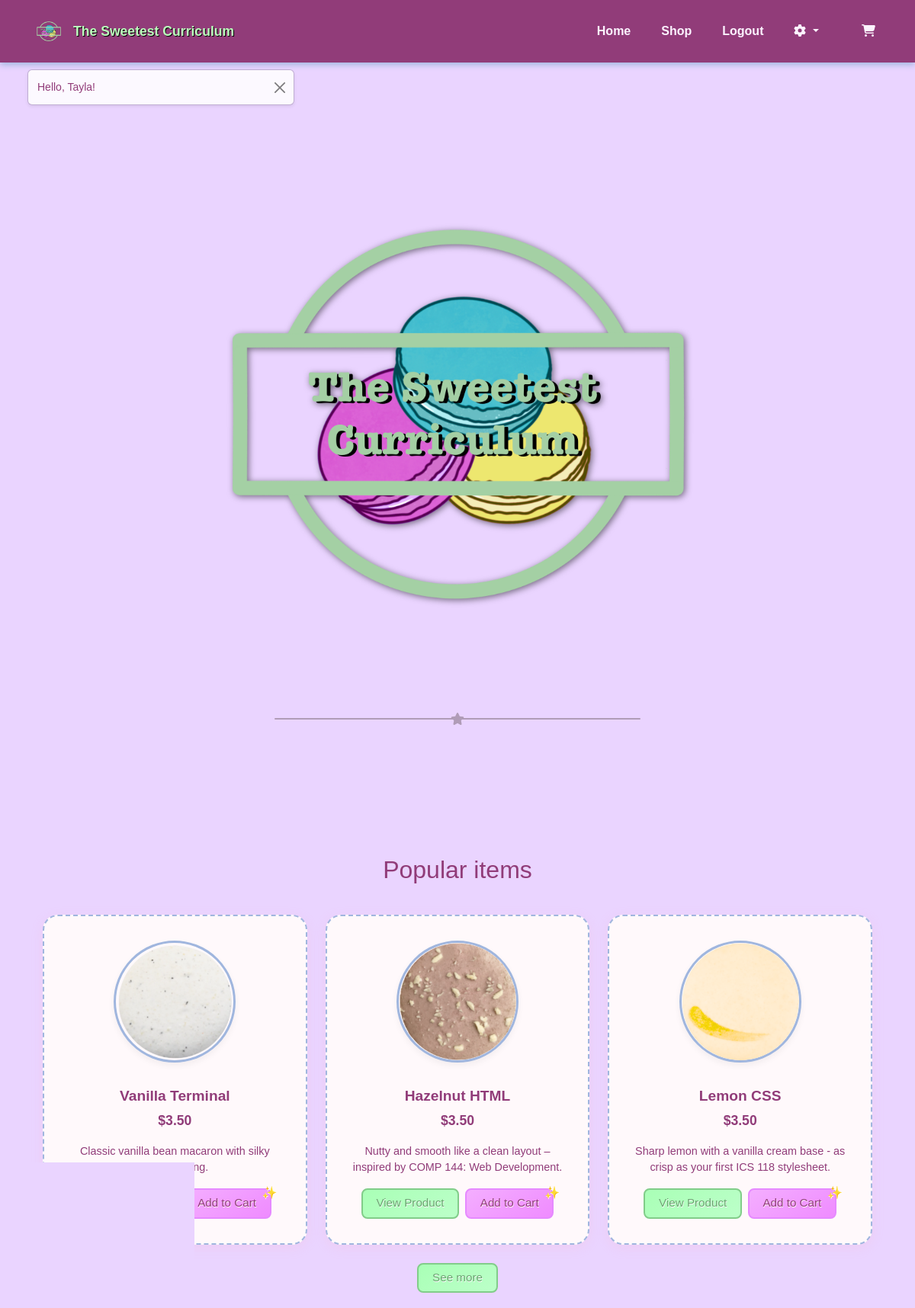
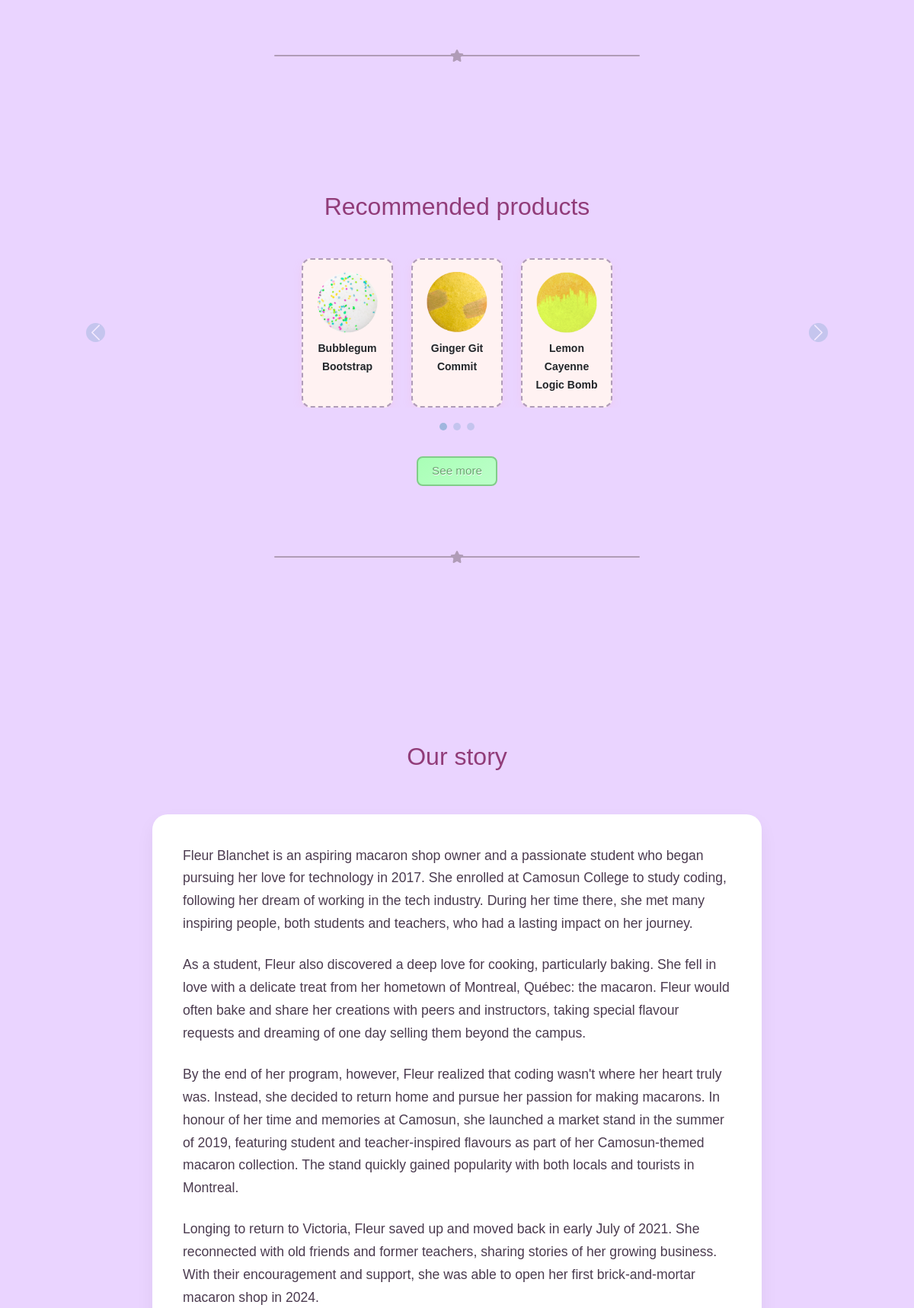
The page / (signed in, upper part) on the database its author committed (2 pictures, top to bottom).
### tables this page shows
CREATE TABLE products (
    product_id INT PRIMARY KEY AUTO_INCREMENT,
    productName VARCHAR(100) NOT NULL,
    price DECIMAL(10,2) NOT NULL,
    imageURL TEXT,
    description TEXT NOT NULL
);

### index.php (the view, shortened to what this page needs)
<?php
include 'includes/header.php';
include 'database/db.php';
?>
<body class="index-body">
<?php if (isset($_SESSION['login_flash'])): ?>
  <div class="home-toast toast-container p-3" style="z-index: 2;">
    <div class="toast show align-items-center shadow-sm" role="alert" aria-live="assertive" aria-atomic="true" data-bs-autohide="true" data-bs-delay="4000">
      <div class="d-flex">
        <div class="toast-body">
          <?= htmlspecialchars($_SESSION['login_flash']) ?>
        </div>
        <button type="button" class="btn-close me-2 m-auto" data-bs-dismiss="toast" aria-label="Close"></button>
      </div>
    </div>
  </div>
<?php endif; ?>
        <section id="shop-screen" class="min-vh-100 d-flex flex-column justify-content-center align-items-center text-center text-white position-relative overflow-hidden">
        <div class="slideshow-container position-absolute w-100 h-100" style="z-index: 0;">
        </div>
        <a href="store.php">
            <img src="assets/images/logo.png" id="logo-index" alt="Site Logo">
        </a>
    </section>
    <div class="divider-container">
            <div class="divider-line"> <i class="fa-solid fa-star divider-star"></i> </div>
        </div>
    <section id = "popular-items" class="min-vh-50 d-flex flex-column justify-content-center align-items-center text-center text-white position-relative">
        <h2 class = "index-header">Popular items</h2>
        <div class="p-3 m-3 text-danger border-dotted">
            <?php
            $recommended = "
            SELECT
                p.product_id,
                p.productName,
                p.imageURL,
                p.description,
                p.price,
                SUM(oi.quantity) AS total_quantity_ordered
            FROM
                order_items oi
            JOIN
                products p ON oi.product_id = p.product_id
            GROUP BY
                p.product_id, p.productName, p.imageURL, p.description, p.price
            ORDER BY
                total_quantity_ordered DESC
            LIMIT 3";
            $popular = mysqli_query($dbc, $recommended);
            $random_ids = "SELECT * FROM products ORDER BY RAND() LIMIT 9";
            $result = mysqli_query($dbc, $random_ids);
            $recommended_products = [];
            if ($result && mysqli_num_rows($result) > 0) {
            while ($row = mysqli_fetch_assoc($result)) {
            $recommended_products[] = $row;
            }
}
            ?>
    <div class="container px-4">
        <div class="row g-4 justify-content-center prod-container">
           <?php while ($row = mysqli_fetch_assoc($popular)): ?>
    <div class="col-12 col-sm-6 col-md-4 mb-4">
        <div class="card product-card h-100">
            <img src="assets/images/<?= htmlspecialchars($row['imageURL']) ?>" class="card-img-top product-card-img" alt="<?= htmlspecialchars($row['productName']) ?>">
            <div class="card-body text-center">
                <h5 class="card-title product-card-title"><?= htmlspecialchars($row['productName']) ?></h5>
                <p class="product-card-text">$<?= isset($row['price']) ? number_format($row['price'], 2) : '3.50' ?></p>
                <p class="product-card-desc"><?= htmlspecialchars($row['description']) ?></p>
                <div class="d-flex justify-content-center gap-2">
                    <a href="item-view.php?id=<?= $row['product_id'] ?>" class="btn view-product-btn">View Product</a>
                    <form action="add-to-cart.php" method="POST">
                        <button type="submit" class="btn add-to-cart-btn">Add to Cart</button>
                    </form>
                </div>
            </div>
        </div>
    </div>
<?php endwhile; ?>
        </div>
    </div>
        <a class="btn storepage" href="store.php" role="button">See more</a>
        </div>
        </section>
    <div class="divider-container">
            <div class="divider-line"> <i class="fa-solid fa-star divider-star mb-0"></i> </div>
        </div>
        <section id = "recommended" class="min-vh-80 d-flex flex-column justify-content-center align-items-center text-center text-white position-relative">
         <h2 class = "index-header mb-5">Recommended products</h2>
        <?php if (!empty($recommended_products)): ?>
            <div class="container">
                <div id="multiItemCarousel" class="rec-carousel carousel slide" data-bs-ride="carousel">
                    <div class="carousel-inner">
                        <?php for ($i = 0; $i < count($recommended_products); $i += 3): ?>
                            <div class="carousel-item <?= $i === 0 ? 'active' : '' ?>">
                                    <div class="d-flex justify-content-center gap-4">
                                    <?php for ($j = $i; $j < $i + 3 && $j < count($recommended_products); $j++): ?>
                                        <a href="item-view.php?id=<?= $recommended_products[$j]['product_id'] ?>" class="rec-card text-decoration-none text-dark text-center p-2">
                                            <img src="assets/images/<?= htmlspecialchars($recommended_products[$j]['imageURL']) ?>" class="img-fluid rec-img mb-2" alt="<?= htmlspecialchars($recommended_products[$j]['productName']) ?>">
                                            <small class="fw-semibold"><?= htmlspecialchars($recommended_products[$j]['productName']) ?></small>
                                        </a>
                                    <?php endfor; ?>
                                </div>
                            </div>
                        <?php endfor; ?>
                    </div>
                    <button class="carousel-control-prev" type="button" data-bs-target="#multiItemCarousel" data-bs-slide="prev">
                        <span class="carousel-control-prev-icon"></span>
                    </button>
                    <button class="carousel-control-next" type="button" data-bs-target="#multiItemCarousel" data-bs-slide="next">
                        <span class="carousel-control-next-icon"></span>
                    </button>
                    <div class="carousel-indicators mt-4">
                        <?php for ($i = 0; $i < ceil(count($recommended_products) / 3); $i++): ?>
                            <button type="button" data-bs-target="#multiItemCarousel" data-bs-slide-to="<?= $i ?>" class="<?= $i === 0 ? 'active' : '' ?>" aria-label="slide <?= $i + 1 ?>"></button>
                        <?php endfor; ?>
                    </div>
                </div>
            </div>
        <?php endif; ?>
         <div class="p-3 m-3 text-danger border-dotted mt-5">
        <a class="btn storepage" href="store.php" role="button">See more</a>
        </div>
        </section>
        <div class="divider-container">
            <div class="divider-line"> <i class="fa-solid fa-star divider-star"></i> </div>
        </div>
        <section id = "about" class="min-vh-80 d-flex flex-column justify-content-center align-items-center text-center text-purple position-relative">
             <h2 class = "index-header">Our story</h2>
               <div class="container mt-5 mb-5">
                <p>Fleur Blanchet is an aspiring macaron shop owner and a passionate student who began pursuing her love for technology in 2017.
                   She enrolled at Camosun College to study coding, following her dream of working in the tech industry.
                   During her time there, she met many inspiring people, both students and teachers, who had a lasting impact on her journey.
                </p>
                <p>As a student, Fleur also discovered a deep love for cooking, particularly baking.
                   She fell in love with a delicate treat from her hometown of Montreal, Québec: the macaron.
                   Fleur would often bake and share her creations with peers and instructors, taking special flavour requests and dreaming of one day selling them beyond the campus.
                </p>
                <p>By the end of her program, however, Fleur realized that coding wasn't where her heart truly was.
                   Instead, she decided to return home and pursue her passion for making macarons.
                   In honour of her time and memories at Camosun, she launched a market stand in the summer of 2019, featuring student and teacher-inspired flavours as part of her Camosun-themed macaron collection.
                   The stand quickly gained popularity with both locals and tourists in Montreal.
                </p>
                <p>Longing to return to Victoria, Fleur saved up and moved back in early July of 2021.
                   She reconnected with old friends and former teachers, sharing stories of her growing business.
                   With their encouragement and support, she was able to open her first brick-and-mortar macaron shop in 2024.
                </p>
           </div>
        </section>
</body>
<?php include 'includes/footer.php'; ?>

### rows shown on the page
products: imageURL (picture), productName "Vanilla Terminal", price "3.50", description "Classic vanilla bean macaron with silky custard filling."
products: imageURL (picture), productName "Hazelnut HTML", price "3.50", description "Nutty and smooth like a clean layout – inspired by COMP 144: Web Development."
products: imageURL (picture), productName "Lemon CSS", price "3.50", description "Sharp lemon with a vanilla cream base - as crisp as your first ICS 118 stylesheet."
products: imageURL (picture), productName "Bubblegum Bootstrap"
products: imageURL (picture), productName "Ginger Git Commit"
products: imageURL (picture), productName "Lemon Cayenne Logic Bomb"

### other values the page prints
$_SESSION['login_flash'] "Hello, Tayla!"
